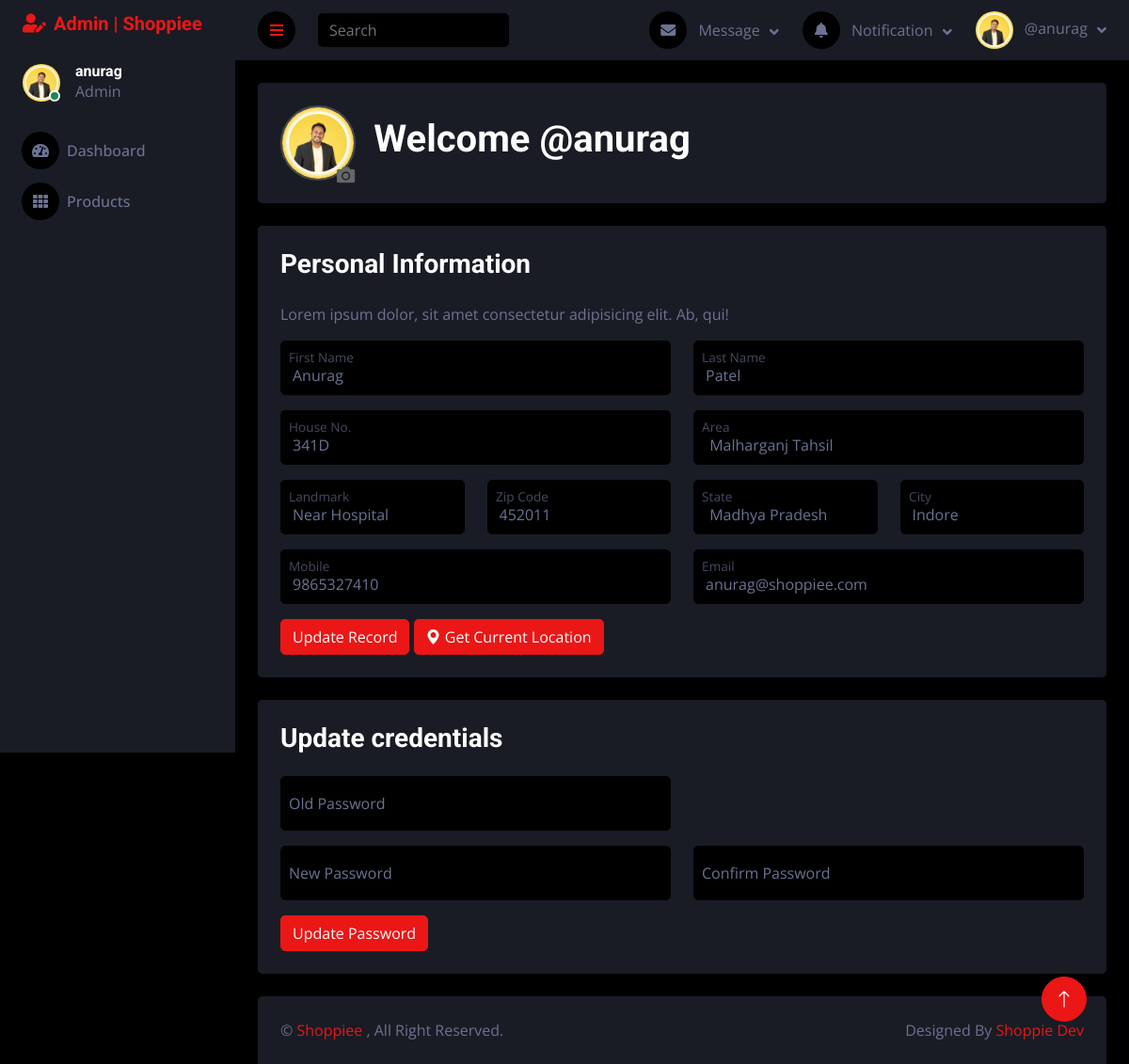
/account/akash122 (signed in), run on the app's committed database.
### account/models.py (models this page shows, shortened)
class User(AbstractUser):
    mobile = models.CharField(max_length=20, blank=True)
    user_type = models.CharField(max_length=10, choices=user_choices, blank=True)
    profile_pic = models.ImageField(upload_to='static/', default='./static/default_profile_pic.webp', blank=True, null=True)
    objects = UserManager()
    USERNAME_FIELD = 'username'
    def __str__(self) -> str:
        return self.username

class Address(models.Model):
    user = models.ForeignKey(User, on_delete=models.CASCADE)
    house = models.CharField(max_length=100)
    area = models.CharField(max_length=200)
    landmark = models.CharField(max_length=100)
    city = models.CharField(max_length=100)
    state = models.CharField(max_length=50)
    zip = models.PositiveBigIntegerField()
    address_type = models.CharField(max_length=10, choices=address_choice)
    primary = models.BooleanField(default=False)

### account/views.py (the view, shortened to what this page needs)
# urls.py: path('', include('account.urls')),
@login_required(login_url='/register')
def account(request, id):
    if request.method == 'GET':
        try:
            data1 = User.objects.get(id=request.user.id)
            data2 = Address.objects.get(Q(user=request.user) & Q(primary=True))
        except User.DoesNotExist:
            data1 = None
        except Address.DoesNotExist:
            data2 = None
        context = {
            'data1' : data1,
            'data2' : data2,
        }
        if request.user.user_type == 'seller':
            return render(request, 'admin_template/profile.html', context)
        elif request.user.user_type == 'customer':
            context['category'] = ProductCategory.objects.all()
            return render(request, 'users_template/customer-account.html', context)

### templates/admin_template/profile.html (shortened to what this page needs)
{% extends './adminBase.html' %}
{% load static %}
{% block content %}
<div class="container-fluid pt-4 px-4">
    <div class="row bg-secondary rounded align-items-center justify-content-center mx-0">
        <div class="h-100 bg-secondary rounded p-4" style="display: flex; flex-direction: row;">
            <div class="intro" style="display: flex; align-items: center; justify-content: center;">
                <div class="circle">
                    <img class="profile-pic" id="profile-pic-show" src="{{ user.profile_pic.url }}">
                </div>
                <div class="p-image">
                    <i class="fa fa-camera upload-button"></i>
                </div>
            </div>
            <div class="welcome-msg" style="display: flex; align-items: center;">
                <h1>Welcome @{{user}}</h1>
            </div>
        </div>
    </div>
</div>
<div class="container-fluid pt-4 px-4">
    <div class="row bg-secondary rounded align-items-center justify-content-center mx-0">
        <div class="bg-secondary rounded h-100 p-4">
            <form action="" method="post">
            <h3 class="mb-4">Personal Information</h3>
            <p> Lorem ipsum dolor, sit amet consectetur adipisicing elit. Ab, qui!</p>
            <div class="row">
                <div class="form-floating mb-3 col-md-6">
                    <input type="text" class="form-control" name="first_name" id="first_name" placeholder="firstname" value="{{user.first_name}}">
                    <label for="firstname" class="mx-2">First Name</label>
                </div>
                <div class="form-floating mb-3 col-md-6">
                    <input type="text" class="form-control" id="last_name" name="last_name" placeholder="lastname" value="{{user.last_name}}">
                    <label for="lastname" class="mx-2">Last Name</label>
                </div>
            </div>
            <div class="row">
                <div class="form-floating mb-3 col-md-6">
                    <input type="text" class="form-control" name="house" id="house" placeholder="House no." value="{{data2.house}}">
                    <label for="house" class="mx-2">House No.</label>
                </div>
                <div class="form-floating mb-3 col-md-6">
                    <input type="text" class="form-control" name="area" id="area" placeholder="Area" value="{{data2.area}}">
                    <label for="area" class="mx-2">Area</label>
                </div>
            </div>
            <div class="row">
                <div class="form-floating mb-3 col-md-3">
                    <input type="text" class="form-control" name="landmark" id="landmark" value="{{data2.landmark}}" placeholder="Landmark">
                    <label for="landmark" class="mx-2">Landmark</label>
                </div>
                <div class="form-floating mb-3 col-md-3">
                    <input type="text" class="form-control" name="zip" id="zip" value="{{data2.zip}}" placeholder="Zip Code">
                    <label for="zip" class="mx-2">Zip Code</label>
                </div>
                <div class="form-floating mb-3 col-md-3">
                    <input type="text" class="form-control" name="state" id="state" value="{{data2.state}}" placeholder="State">
                    <label for="state" class="mx-2">State</label>
                </div>
                <div class="form-floating mb-3 col-md-3">
                    <input type="text" class="form-control" name="city" id="city" value="{{data2.city}}" placeholder="City">
                    <label for="city" class="mx-2">City</label>
                </div>
            </div>
            <div class="row">
                <div class="form-floating mb-3 col-md-6">
                    <input type="text" class="form-control" name="mobile" id="mobile" value="{{user.mobile}}" placeholder="Mobile">
                    <label for="mobile" class="mx-2">Mobile</label>
                </div>
                <div class="form-floating mb-3 col-md-6">
                    <input type="text" class="form-control" name="email" id="email" value="{{user.email}}" placeholder="Email">
                    <label for="email" class="mx-2">Email</label>
                </div>
            </div>
            <button type="submit" id="detailBtn" class="btn btn-primary">Update Record</button>
            <button type="button" id="currentLocation" class="btn btn-primary"><i class="bi bi-geo-alt-fill"> </i>Get Current Location</button>
        </div>
    </div>
</div>
<div class="container-fluid pt-4 px-4">
    <div class="row bg-secondary rounded align-items-center justify-content-center mx-0">
        <div class="bg-secondary rounded h-100 p-4">
            <form action="" method="">
            <h3 class="mb-4">Update credentials</h3>
            <div class="row">
                <div class="form-floating mb-3 col-md-6">
                    <input type="text" class="form-control" id="old_password" placeholder="Old Password">
                    <label for="old_password" class="mx-2">Old Password</label>
                </div>
            </div>
            <div class="row">
                <div class="form-floating mb-3 col-md-6">
                    <input type="text" class="form-control" name="new_password" id="new_password" placeholder="New Password">
                    <label for="new_password" class="mx-2">New Password</label>
                </div>
                <div class="form-floating mb-3 col-md-6">
                    <input type="text" class="form-control" name="cnf_password" id="cnf_password" placeholder="Confirm Password">
                    <label for="cnf_password" class="mx-2">Confirm Password</label>
                </div>
            </div>
            <button type="submit" id="passwordBtn" class="btn btn-primary">Update Password</button>
        </div>
    </div>
</div>
{% endblock %}

### templates/admin_template/adminBase.html (shortened to what this page needs)
{% load static %}
<!DOCTYPE html>
<html lang="en">
<head>
    <link href="https://cdnjs.cloudflare.com/ajax/libs/font-awesome/5.10.0/css/all.min.css" rel="stylesheet">
    <link href="https://cdn.jsdelivr.net/npm/bootstrap-icons@1.4.1/font/bootstrap-icons.css" rel="stylesheet">
    <link href="{% static 'lib/owlcarousel/assets/owl.carousel.min.css' %}" rel="stylesheet">
    <link href="{% static 'lib/tempusdominus/css/tempusdominus-bootstrap-4.min.css' %}" rel="stylesheet" />
    <link href="{% static 'css2/bootstrap.min.css' %}" rel="stylesheet">
    <link href="{% static 'css2/style.css' %}" rel="stylesheet">
    <link rel="stylesheet" type="text/css" href="{% static 'toastr/toastr.min.css' %}" media="all">
</head>
<body>
    <div class="container-fluid position-relative d-flex p-0">
        <div class="sidebar pe-4 pb-3">
            <nav class="navbar bg-secondary navbar-dark">
                <a href="/admin-panel/dashboard" class="navbar-brand mx-4 mb-3">
                    <h5 class="text-primary"><i class="fa fa-user-edit me-2"></i>Admin | Shoppiee </h5>
                </a>
                <div class="d-flex align-items-center ms-4 mb-4">
                    <div class="position-relative">
                        <img class="rounded-circle" src="{{user.profile_pic.url}}" onerror="this.onerror=null; this.src='https://www.google.com/url?sa=i&url=https%3A%2F%2Fwww.shutterstock.com%2Fsearch%2Fblank-profile&psig=AOvVaw3FuNikT9O3cQ87g4xchMhk&ust=1703055640383000&source=images&cd=vfe&ved=0CBIQjRxqFwoTCIi4-uX2moMDFQAAAAAdAAAAABAE'" alt="" style="width: 40px; height: 40px;">
                        <div class="bg-success rounded-circle border border-2 border-white position-absolute end-0 bottom-0 p-1"></div>
                    </div>
                    <div class="ms-3">
                        <h6 class="mb-0">{{user}}</h6>
                        <span>Admin</span>
                    </div>
                </div>
                <div class="navbar-nav w-100">
                    <a href="/admin-panel/dashboard" class="nav-item nav-link" id="dashboard"><i class="fa fa-tachometer-alt me-2"></i>Dashboard</a>
                    <a href="/seller-inventory" class="nav-item nav-link" id="seller-inventory"><i class="fa fa-th me-2"></i>Products</a>
                </div>
            </nav>
        </div>
        <div class="content">
            <nav class="navbar navbar-expand bg-secondary navbar-dark sticky-top px-4 py-0">
                <a href="#" class="sidebar-toggler flex-shrink-0">
                    <i class="fa fa-bars"></i>
                </a>
                <form class="d-none d-md-flex ms-4">
                    <input class="form-control bg-dark border-0" type="search" placeholder="Search">
                </form>
                <div class="navbar-nav align-items-center ms-auto">
                    <div class="nav-item dropdown">
                        <a href="#" class="nav-link dropdown-toggle" data-bs-toggle="dropdown">
                            <i class="fa fa-envelope me-lg-2"></i>
                            <span class="d-none d-lg-inline-flex">Message</span>
                        </a>
                    </div>
                    <div class="nav-item dropdown">
                        <a href="#" class="nav-link dropdown-toggle" data-bs-toggle="dropdown">
                            <i class="fa fa-bell me-lg-2"></i>
                            <span class="d-none d-lg-inline-flex">Notification</span>
                        </a>
                    </div>
                    <div class="nav-item dropdown">
                        <a href="#" class="nav-link dropdown-toggle" data-bs-toggle="dropdown">
                            <img class="rounded-circle me-lg-2" src="{{user.profile_pic.url}}" alt="" style="width: 40px; height: 40px;">
                            <span class="d-none d-lg-inline-flex">@{{user}}</span>
                        </a>
                    </div>
                </div>
            </nav>
                {% block content %}
                {% endblock %}
            <div class="container-fluid pt-4 px-4">
                <div class="bg-secondary rounded-top p-4">
                    <div class="row">
                        <div class="col-12 col-sm-6 text-center text-sm-start">
                            &copy; <a href="#">Shoppiee </a>, All Right Reserved.
                        </div>
                        <div class="col-12 col-sm-6 text-center text-sm-end">
                            Designed By <a href="#">Shoppie Dev</a>
                        </div>
                    </div>
                </div>
            </div>
        </div>
        <a href="#" class="btn btn-lg btn-primary btn-lg-square back-to-top"><i class="bi bi-arrow-up"></i></a>
    </div>
</body>
</html>

### static/css2/style.css (style rules this page uses)
:root { --primary: #EB1616; --secondary: #191C24; --light: #6C7293; --dark: #000000; }
.back-to-top { position: fixed; display: none; right: 45px; bottom: 45px; z-index: 99; }
.btn { transition: .5s; }
.btn-lg-square { width: 48px; height: 48px; }
.btn-square, .btn-sm-square, .btn-lg-square { padding: 0; display: inline-flex; align-items: center; justify-content: center; font-weight: normal; border-radius: 50px; }
.sidebar { position: fixed; top: 0; left: 0; bottom: 0; width: 250px; height: 100vh; overflow-y: auto; background: var(--secondary); transition: 0.5s; z-index: 999; }
.content { margin-left: 250px; min-height: 100vh; background: var(--dark); transition: 0.5s; }
@media (min-width: 992px) { .sidebar { margin-left: 0; } }
@media (min-width: 992px) { .content { width: calc(100% - 250px); } }
.sidebar .navbar .navbar-nav .nav-link { padding: 7px 20px; color: var(--light); font-weight: 500; border-left: 3px solid var(--secondary); border-radius: 0 30px 30px 0; outline: none; }
.sidebar .navbar .navbar-nav .nav-link i { width: 40px; height: 40px; display: inline-flex; align-items: center; justify-content: center; background: var(--dark); border-radius: 40px; }
.content .navbar .navbar-nav .nav-link { margin-left: 25px; padding: 12px 0; color: var(--light); outline: none; }
.content .navbar .sidebar-toggler, .content .navbar .navbar-nav .nav-link i { width: 40px; height: 40px; display: inline-flex; align-items: center; justify-content: center; background: var(--dark); border-radius: 40px; }
.content .navbar .dropdown-toggle::after { margin-left: 6px; vertical-align: middle; border: none; content: "\f107"; font-family: "Font Awesome 5 Free"; font-weight: 900; transition: .5s; }

### templates/admin_template/adminBase.html (style rules this page uses)
.profile-pic { width: 200px; max-height: 200px; display: inline; }
.circle { border-radius: 100% !important; overflow: hidden; width: 80px; height: 80px; border: 2px solid rgba(255, 255, 255, 0.2); }
img { max-width: 100%; height: auto; }
.p-image { position: relative; display: inline; top: 35px; right: 20px; color: #666666; transition: all .3s cubic-bezier(.175, .885, .32, 1.275); }
.upload-button { font-size: 1.2em; }

### data on the page
User: profile_pic (picture), username "anurag", first_name "Anurag", last_name "Patel", mobile "9865327410", email "anurag@shoppiee.com"
Address: house "341D", area "Malharganj Tahsil", landmark "Near Hospital", zip "452011", state "Madhya Pradesh", city "Indore"
